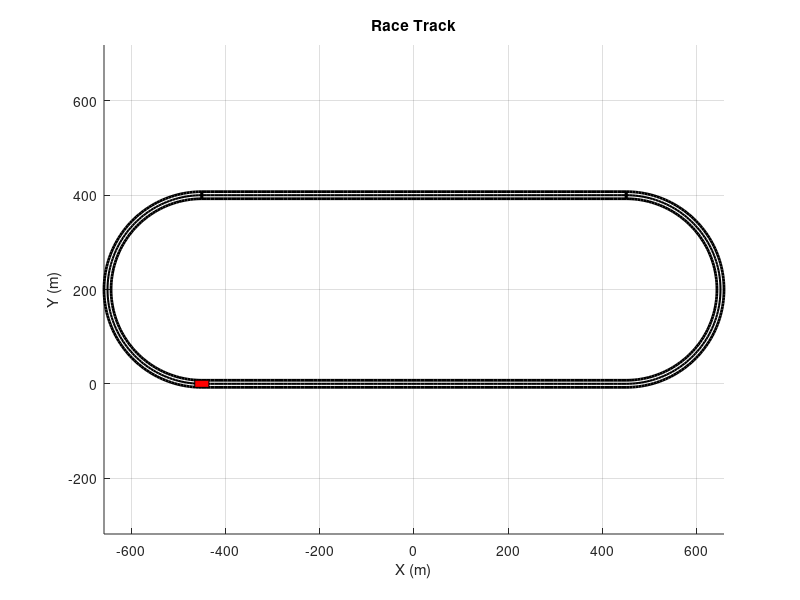

Reproduce this figure in MATLAB. (Note: this script raises an error after producing the figure.)
clc; clear; close all;

%%% VEHICLE PARAMETERS %%%
vehicleData.Mass = 1000; % kg - Vehicle Mass
vehicleData.Inertia = 1600; % kg*m^2 - Vehicle Rotational Inertia
vehicleData.Length = 30; % m - Vehicle Length
vehicleData.Width = 15; % m - Vehicle Width
vehicleData.WheelBase = 2.5; % m - Distance between front and rear axles
vehicleData.TireRadius = 0.3; % m - Tire Radius
vehicleData.Calpha_f = 40000; % N/rad - Front Tire Cornering Stiffness
vehicleData.Calpha_r = 40000; % N/rad - Rear Tire Cornering Stiffness
vehicleData.lf = 1.5; % m - Distance from CG to Front Axle
vehicleData.lr = 1.0; % m - Distance from CG to Rear Axle
vehicleData.vehicleSpeed = 5; % m/s - Vehicle Speed

% Understeer Coefficient
vehicleData.understeerCoeff = ...
    vehicleData.Mass / ((vehicleData.lr + vehicleData.lf) * 200) * ...
    (vehicleData.lr / vehicleData.Calpha_f - vehicleData.lf / vehicleData.Calpha_r);

%%% INITIAL CONDITIONS %%%
vehicleData.init.X0 = 0;        % m - Initial X Position of the Car
vehicleData.init.Y0 = 0;        % m - Initial Y Position of the Car
vehicleData.init.vx0 = 0.1;     % m/s - Initial Velocity in X of the Car
vehicleData.init.vy0 = 0;       % m/s - Initial Velocity in Y of the Car
vehicleData.init.omega0 = 0;    % rad/s - Initial Yaw Rate of the Car
vehicleData.init.psi0 = 0;      % rad - Initial Heading of the Car

%%% TRACK PARAMETERS %%%
trackData.Radius = 200; % m - Track Corner Radius
trackData.Length = 900; % m - Straightaway Length
trackData.Width = 15; % m - Track Width
trackData.HalfWidth = trackData.Width / 2;

%%% TRACK PATH GENERATION %%%
t1 = linspace(-trackData.Length/2, trackData.Length/2, 100);
x1 = t1;
y1 = zeros(size(t1));
theta1 = zeros(size(t1)); 

theta2 = linspace(-pi/2, pi/2, 100);
x2 = (trackData.Length/2) + trackData.Radius * cos(theta2);
y2 = trackData.Radius + trackData.Radius * sin(theta2);
theta2 = theta2 + pi/2;

t2 = linspace(trackData.Length/2, -trackData.Length/2, 100);
x3 = t2;
y3 = 2 * trackData.Radius * ones(size(t2));
theta3 = zeros(size(t2)); 

theta4 = linspace(pi/2, 3*pi/2, 100);
x4 = (-trackData.Length/2) + trackData.Radius * cos(theta4);
y4 = trackData.Radius + trackData.Radius * sin(theta4);
theta4 = theta4 + pi/2; 

x = [x1 x2 x3 x4];
y = [y1 y2 y3 y4];
theta = [theta1 theta2 theta3 theta4];

x_inner = x - trackData.HalfWidth * cos(theta + pi/2);
y_inner = y - trackData.HalfWidth * sin(theta + pi/2);

x_outer = x + trackData.HalfWidth * cos(theta + pi/2);
y_outer = y + trackData.HalfWidth * sin(theta + pi/2);

%%% PLOTTING TRACK %%%
figure;
hold on;
plot(x_inner, y_inner, 'k', 'LineWidth', 2); 
plot(x_outer, y_outer, 'k', 'LineWidth', 2); 
plot(x, y, 'k', 'LineWidth', 1.5); 
axis equal;
grid on;
xlabel('X (m)');
ylabel('Y (m)');
title('Race Track');

%%% VEHICLE ANIMATION %%%
vehicle_shape = [-vehicleData.Length/2, vehicleData.Length/2, vehicleData.Length/2, -vehicleData.Length/2;
                 -vehicleData.Width/2, -vehicleData.Width/2, vehicleData.Width/2, vehicleData.Width/2]; 

veh_patch = patch(vehicle_shape(1, :) + x(1), vehicle_shape(2, :) + y(1), 'r');

path_x = [];
path_y = [];

%%% INTERPOLATION FOR VEHICLE MOVEMENT %%%
dist = cumsum([0, sqrt(diff(x).^2 + diff(y).^2)]);
[dist_unique, idx] = unique(dist); 
x_unique = x(idx);
y_unique = y(idx);
theta_unique = theta(idx);

desired_dist = 0:vehicleData.vehicleSpeed:max(dist_unique);
x_interp = interp1(dist_unique, x_unique, desired_dist, 'linear');
y_interp = interp1(dist_unique, y_unique, desired_dist, 'linear');
theta_interp = interp1(dist_unique, theta_unique, desired_dist, 'linear');

for i = 1:length(x_interp)
    path_x = [path_x, x_interp(i)];
    path_y = [path_y, y_interp(i)];
    
    R_mat = [cos(theta_interp(i)), -sin(theta_interp(i)); sin(theta_interp(i)), cos(theta_interp(i))];
    rotated_vehicle = R_mat * vehicle_shape;
    veh_patch.XData = rotated_vehicle(1, :) + x_interp(i);
    veh_patch.YData = rotated_vehicle(2, :) + y_interp(i);
    
    plot(path_x, path_y, 'b', 'LineWidth', 1.5);
    
    pause(0.005);
end
